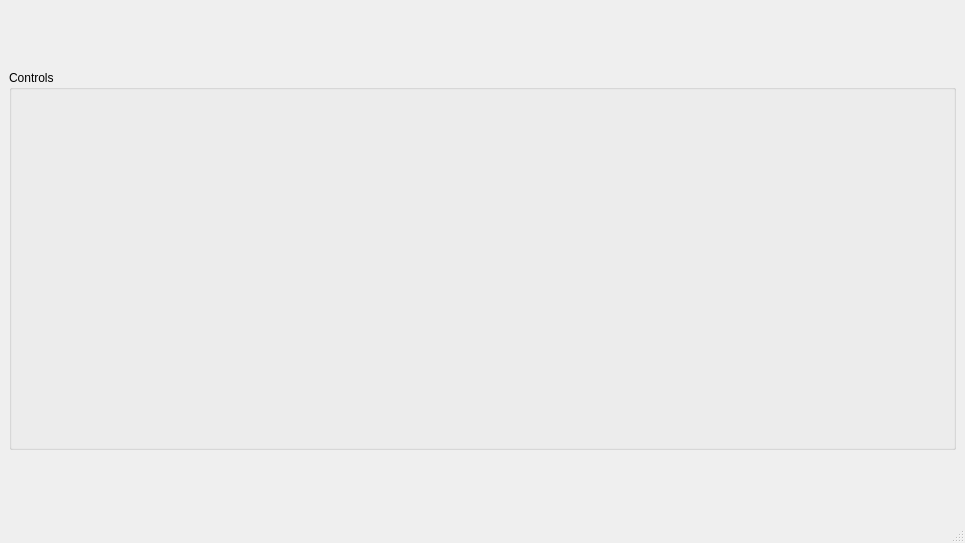
<?xml version="1.0" encoding="UTF-8"?>
<ui version="4.0">
 <class>hydraharp_mainWindow</class>
 <widget class="QMainWindow" name="hydraharp_mainWindow">
  <property name="geometry">
   <rect>
    <x>0</x>
    <y>0</y>
    <width>965</width>
    <height>543</height>
   </rect>
  </property>
  <property name="acceptDrops">
   <bool>false</bool>
  </property>
  <property name="windowTitle">
   <string>Simple XY Scan</string>
  </property>
  <widget class="QWidget" name="centralwidget">
   <layout class="QVBoxLayout" name="verticalLayout">
    <item>
     <widget class="QGroupBox" name="controls">
      <property name="maximumSize">
       <size>
        <width>16777215</width>
        <height>380</height>
       </size>
      </property>
      <property name="title">
       <string>Controls</string>
      </property>
      <property name="flat">
       <bool>true</bool>
      </property>
      <property name="checkable">
       <bool>false</bool>
      </property>
      <property name="checked">
       <bool>false</bool>
      </property>
      <layout class="QHBoxLayout" name="modules_layout"/>
     </widget>
    </item>
   </layout>
  </widget>
  <widget class="QMenuBar" name="menubar">
   <property name="geometry">
    <rect>
     <x>0</x>
     <y>0</y>
     <width>965</width>
     <height>22</height>
    </rect>
   </property>
  </widget>
  <widget class="QStatusBar" name="statusbar">
   <property name="minimumSize">
    <size>
     <width>0</width>
     <height>0</height>
    </size>
   </property>
   <property name="autoFillBackground">
    <bool>false</bool>
   </property>
   <property name="sizeGripEnabled">
    <bool>true</bool>
   </property>
  </widget>
 </widget>
 <resources/>
 <connections/>
</ui>
